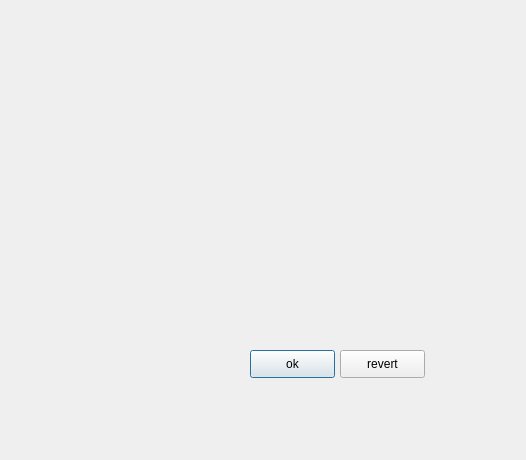
<?xml version="1.0" encoding="UTF-8"?>
<ui version="4.0">
 <class>SysSeting</class>
 <widget class="QDialog" name="SysSeting">
  <property name="geometry">
   <rect>
    <x>0</x>
    <y>0</y>
    <width>526</width>
    <height>460</height>
   </rect>
  </property>
  <property name="windowTitle">
   <string>Dialog</string>
  </property>
  <widget class="QPushButton" name="pushButton">
   <property name="geometry">
    <rect>
     <x>250</x>
     <y>350</y>
     <width>85</width>
     <height>28</height>
    </rect>
   </property>
   <property name="text">
    <string>ok</string>
   </property>
  </widget>
  <widget class="QPushButton" name="pushButton_2">
   <property name="geometry">
    <rect>
     <x>340</x>
     <y>350</y>
     <width>85</width>
     <height>28</height>
    </rect>
   </property>
   <property name="text">
    <string>revert</string>
   </property>
  </widget>
 </widget>
 <resources/>
 <connections/>
</ui>
